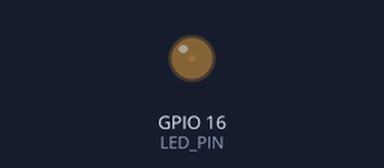
The program below on a simulated ESP32. Parts: output pins drawn as LEDs (lit = HIGH). What the program prints to the serial monitor is not drawn.

Above: at 0.05 s.
At 1.25 s:
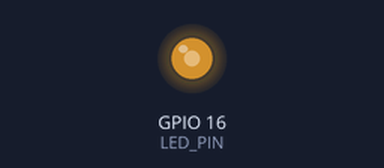
At 1.85 s:
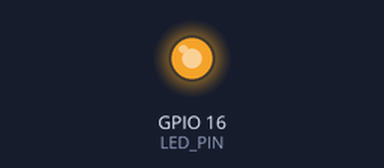
At 3.65 s:
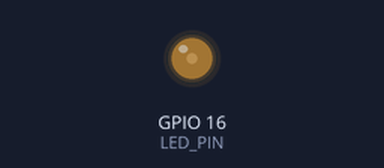
Timing chart, 0 to 5.3 s (numbered marks = the images above):
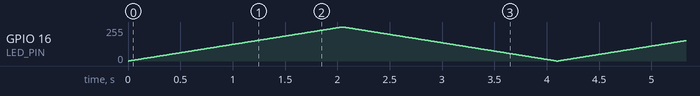

The program:

main.cpp
```cpp
#include <Arduino.h>

constexpr int LED_PIN = 16;

void setup() {
  Serial.begin(115200);
  Serial.println("Task 1: PWM fade on GPIO 16");
}

void loop() {
  for (int duty = 0; duty <= 255; duty++) {
    analogWrite(LED_PIN, duty);
    delay(8);
  }

  for (int duty = 255; duty >= 0; duty--) {
    analogWrite(LED_PIN, duty);
    delay(8);
  }
}
```
